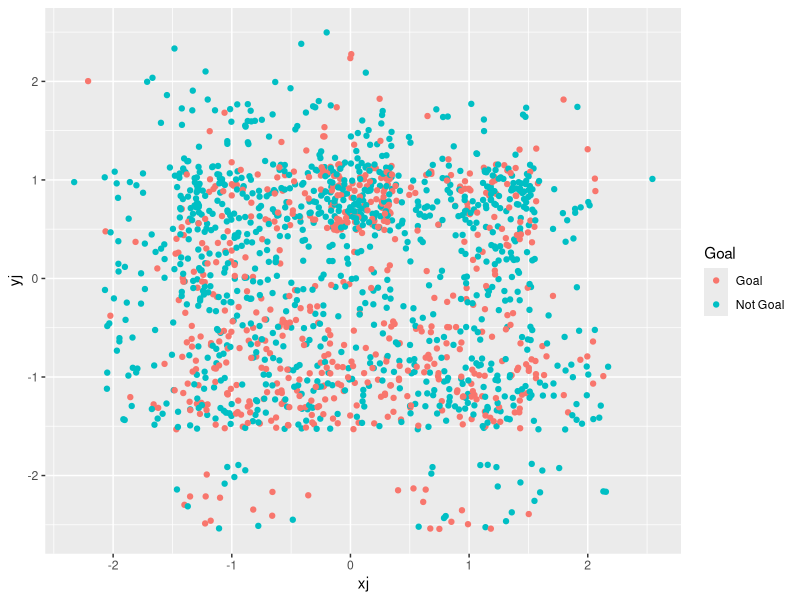
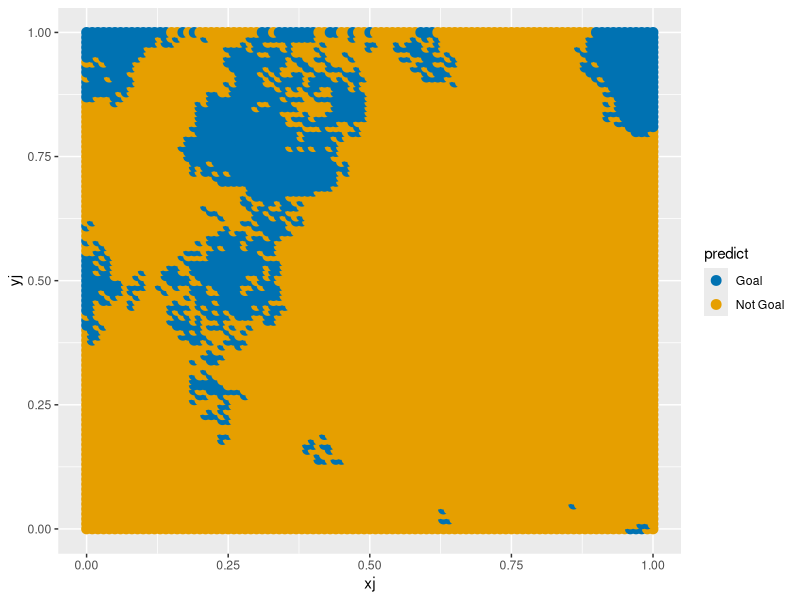
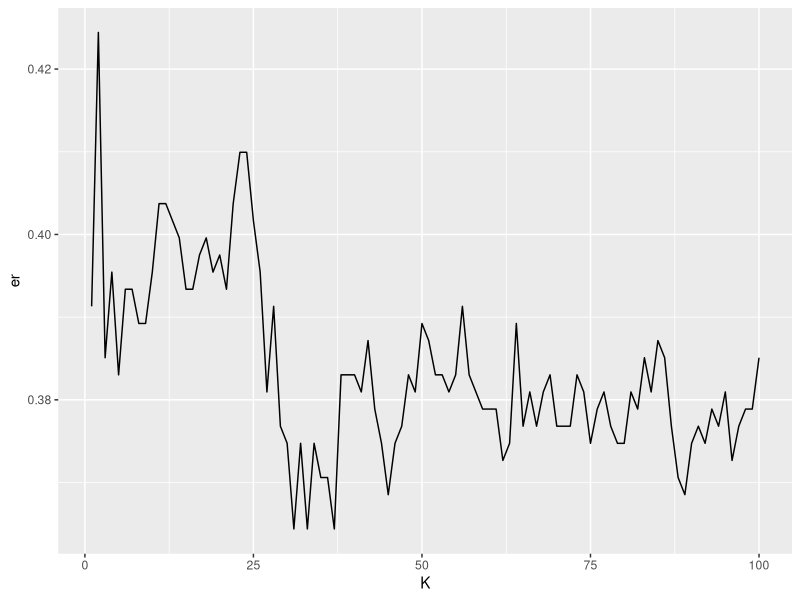
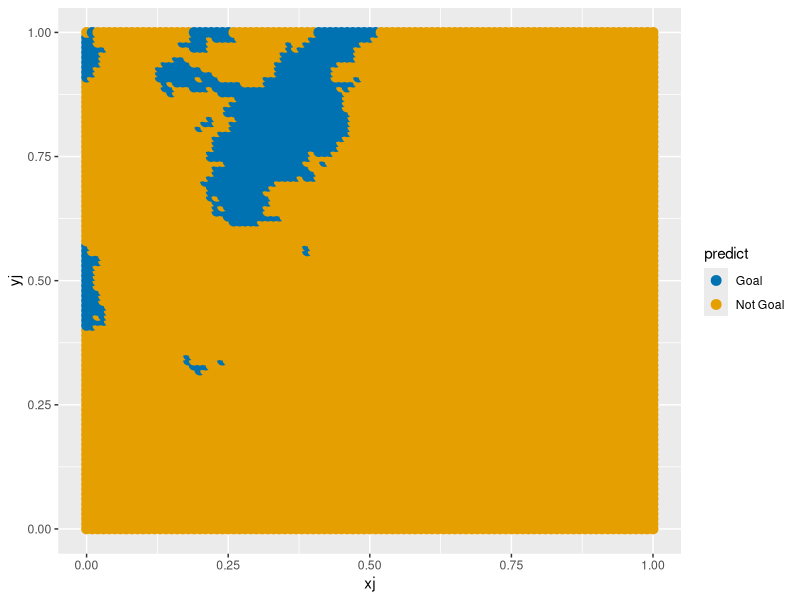

Write the R code that produced these figures, in order.
#!/usr/bin/env Rscript
library(ggplot2)
library(dplyr)
library(class)

set.seed(12345)

df <- read.csv("../../data/womenShots.csv")
df$xj <- scale(df$xj)
df$yj <- scale(df$yj)
df$Goal <- as.factor(df$Goal)

n <- nrow(df)
s=sample(1:n, 0.7*n)
train = df[s, ]
test = df[-s, ]

goal_knn = knn(train[,c("xj","yj")], test[,c("xj","yj")], cl=train$Goal, k=10)

x <- seq(0,1,by=0.01)
y <- seq(0,1,by=0.01)
ggplot(df, aes(x=xj, y=yj, color=Goal)) + geom_point()
new_df <- expand.grid(xj=x, yj=y)
new_df$predict <- knn(df[,c("xj","yj")], new_df[,c("xj","yj")], cl=df$Goal, k=10)

err_rate <- sum(goal_knn!=test$Goal)/length(test$Goal)
sprintf("Error rate for k = 10: %s", err_rate)


ggplot(new_df, aes(x=xj, y=yj, col=predict)) +
  geom_point(size=3) +
  scale_color_manual(values=c("#0072B2","#E69F00"))

fits <- data.frame(K=1:100, er=NA)
for (i in 1:100) {
  pred=knn(train[,c("xj", "yj")], test[,c("xj", "yj")], cl=train$Goal, k=fits$K[i])
  fits$er[i]=sum(pred!=test$Goal)/length(test$Goal)
}

fits %>% ggplot(aes(x=K, y=er))+geom_line()
optimal <- fits$K[which.min(fits$er)]

sprintf("Optimal K: %s", optimal)

goal_knn <- knn(train[,c("xj","yj")], test[,c("xj","yj")], cl=train$Goal, k=optimal)
err_rate <- sum(goal_knn!=test$Goal)/length(test$Goal)
sprintf("Error rate for k = %s: %s", optimal, err_rate)

new_df$predict <- knn(df[,c("xj","yj")], new_df[,c("xj","yj")], cl=df$Goal, k=optimal)

ggplot(new_df, aes(x=xj, y=yj, col=predict)) +
  geom_point(size=3) +
  scale_color_manual(values=c("#0072B2","#E69F00"))



